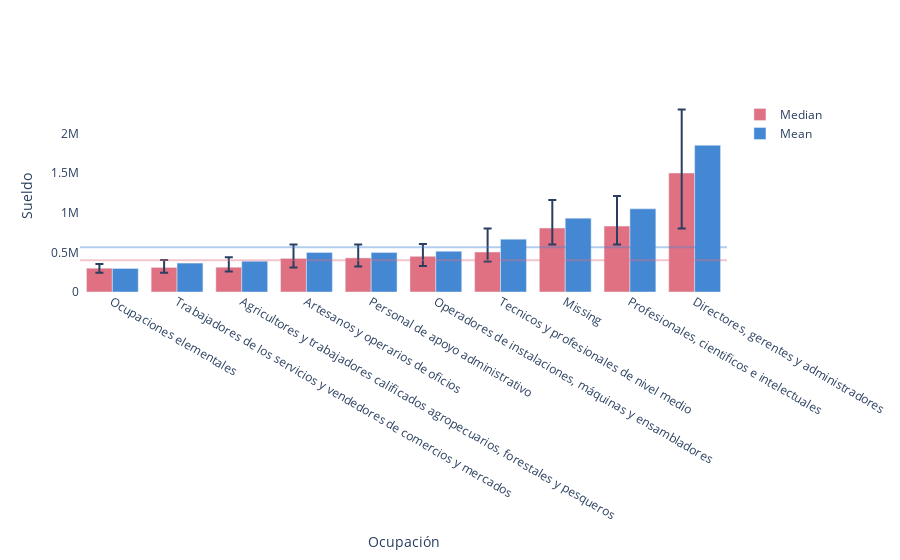

Notebook code for this chart:
### Code cell
feature = "grupo_ocupacion"
name = "Ocupación"
fig = dplot.marginal_dependency_plot(datos, target, feature, categorical_feature=True, lower_q=0.25, upper_q=0.75, 
                                     yaxis_title='Sueldo', xaxis_title=name)

py.plot(fig, filename=f"mean_median_sueldo_{feature}", auto_open=True)
fig.show()

### Figure 1 — Plotly figure (JSON) as saved in the notebook; plotly's stock layout.template omitted (floating-point values rounded to 4 significant figures)
{"data": [{"error_y": {"array": [52860.0, 93510.0, 125600.0, 176600.0, 170300.0, 154910, 295900.0, 355100.0, 378900.0, 800000], "arrayminus": [57883, 65470.0, 52580.0, 113600.0, 107000.0, 123300.0, 121000.0, 207000.0, 230900.0, 700000], "symmetric": false, "type": "data"}, "marker": {"color": "#E07182"}, "name": "Median", "type": "bar", "x": ["Ocupaciones elementales", "Trabajadores de los servicios y vendedores de comercios y mercados", "Agricultores y trabajadores calificados agropecuarios, forestales y pesqueros", "Artesanos y operarios de oficios", "Personal de apoyo administrativo", "Operadores de instalaciones, máquinas y ensambladores", "Tecnicos y profesionales de nivel medio", "Missing", "Profesionales, cientificos e intelectuales", "Directores, gerentes y administradores"], "y": [300000, 309800.0, 312500.0, 423400.0, 429700.0, 450000, 504100.0, 806500.0, 830900.0, 1500000]}, {"marker": {"color": "#4487D3"}, "name": "Mean", "type": "bar", "x": ["Ocupaciones elementales", "Trabajadores de los servicios y vendedores de comercios y mercados", "Agricultores y trabajadores calificados agropecuarios, forestales y pesqueros", "Artesanos y operarios de oficios", "Personal de apoyo administrativo", "Operadores de instalaciones, máquinas y ensambladores", "Tecnicos y profesionales de nivel medio", "Missing", "Profesionales, cientificos e intelectuales", "Directores, gerentes y administradores"], "y": [296500.0, 364700.0, 388100.0, 497800.0, 497400.0, 512900.0, 666500.0, 931200.0, 1049000.0, 1850000.0]}], "layout": {"autosize": true, "hoverlabel": {"align": "right"}, "hovermode": "x", "paper_bgcolor": "white", "plot_bgcolor": "white", "shapes": [{"line": {"color": "#4487D3", "width": 2}, "opacity": 0.4, "type": "line", "x0": 0, "x1": 1, "xref": "x domain", "y0": 565200.0, "y1": 565200.0, "yref": "y"}, {"line": {"color": "#E07182", "width": 2}, "opacity": 0.4, "type": "line", "x0": 0, "x1": 1, "xref": "x domain", "y0": 400000, "y1": 400000, "yref": "y"}], "title": {}, "xaxis": {"autorange": true, "range": [-0.5, 9.5], "showgrid": false, "title": {"text": "Ocupación"}, "type": "category"}, "yaxis": {"autorange": true, "range": [0, 2421000.0], "showgrid": false, "title": {"text": "Sueldo"}, "type": "linear"}}}
